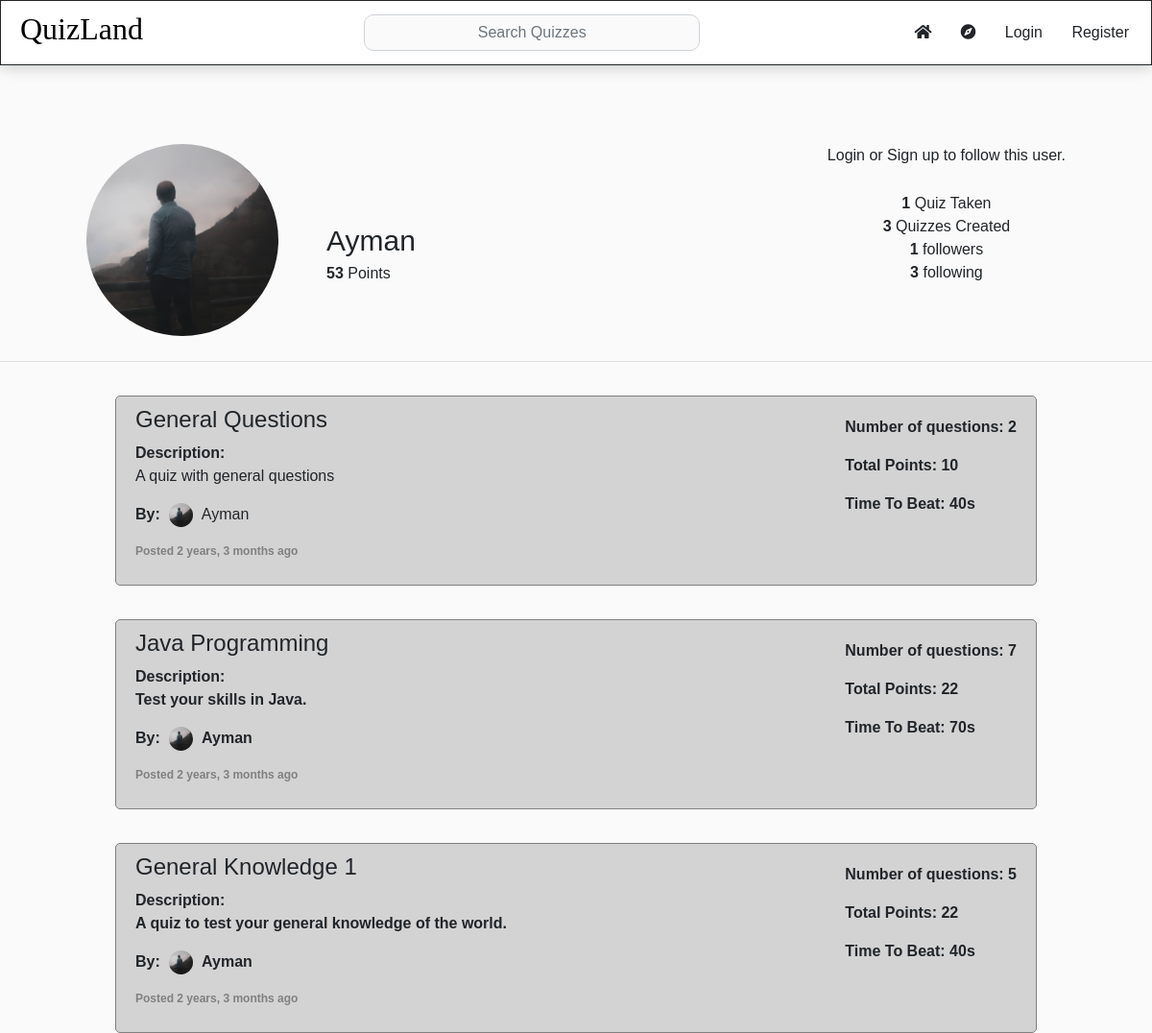
Page /profile/Ayman on the committed database.
### quiz/models.py (models this page shows, shortened)
class User(AbstractUser):
    ppic = models.ImageField(upload_to='gallery', default="gallery/default.jpg", blank=True)

class profile (models.Model):
    owner = models.ForeignKey(User, on_delete=models.CASCADE, related_name="userprofile")
    points = models.IntegerField(default=0)
    quizzes_taken = models.IntegerField(default=0)
    followers = models.ManyToManyField(User, related_name="followed_profiles", blank=True)
    following = models.ManyToManyField(User, related_name="following_profiles", blank=True)

class quiz(models.Model):
    owner = models.ForeignKey(User, on_delete=models.CASCADE, related_name="quizzes")
    name = models.CharField(max_length=100)
    description = models.TextField(blank=True)
    totalpoints = models.IntegerField(default=0)
    n_ofquestions = models.IntegerField(default=0)
    date = models.DateTimeField(default=timezone.now)
    totaltime = models.IntegerField(default=0)
    def get_date(self):
        return humanize.naturaltime(self.date)

### quiz/views.py (the view)
# urls.py: path("profile/<str:username>", views.showprofile, name="profile"),
def showprofile (request, username):
    if request.user.is_authenticated:
        thisuser = User.objects.get(username=request.user.username)
        userinfo = profile.objects.get(owner=thisuser)
    else:
        thisuser = User.objects.none()
        userinfo = profile.objects.none()
    profileuser = User.objects.get(username=username)
    profuserinfo = profile.objects.get(owner=profileuser)
    quizcount = quiz.objects.filter(owner=profileuser).count()
    userquizzes = quiz.objects.filter(owner=profileuser).order_by('-date')
    noftaken = quizzestaken.objects.filter(takenby=profileuser).count()
    followercount = profuserinfo.followers.count()
    followingcount = profuserinfo.following.count()
    if request.user in profuserinfo.followers.all():
        followed = True
    else:
        followed = False
    return render (request, 'profile.html', {
        "thisuserinfo": userinfo,
        "profuserinfo": profuserinfo,
        "thisuser": thisuser,
        "profuser": profileuser,
        "quizcount": quizcount,
        "userquizzes": userquizzes,
        "followingcount": followingcount,
        "followercount": followercount,
        "noftaken": noftaken,
        "followed": followed
    })

### quiz/templates/profile.html (shortened to what this page needs)
{% extends 'layout.html' %}
{% block body %}
<div class="prof-head">
    <div class="userside">
        <img src="{{ profuser.ppic.url }}" id="prof-img">
        <div class="nameside">
            <span id="un">{{ profuserinfo.owner.username }}</span><br>
            <span id="profpoints"> <b>{{ profuserinfo.points }}</b> Points</span><br>
        </div>
    </div>
     <div class="prof-info">
         <div class="top">
             {% if user.is_authenticated %}
                {% if user == profuserinfo.owner %}
                <button class="btn btn-primary" id="editbtn" onclick="location.href='{% url 'edit' %}'">Edit Profile</button>
                {% else %}
                {% if not followed %}
                <button class="btn btn-primary" id="followbtn" onclick="follow('{{profuserinfo.owner.username}}', '{{thisuserinfo.owner.username}}')">Follow</button>
                <button class="btn btn-primary" id="unfollowbtn" style = "display: none" onclick="unfollow('{{profuserinfo.owner.username}}', '{{thisuserinfo.owner.username}}')">Unfollow</button>
                <br>
                {%  else %}
                <button class="btn btn-primary" id="unfollowbtn" onclick="unfollow('{{profuserinfo.owner.username}}', '{{thisuserinfo.owner.username}}')">Unfollow</button>
                <button class="btn btn-primary" id="followbtn" style = "display: none" onclick="follow('{{profuserinfo.owner.username}}', '{{thisuserinfo.owner.username}}')">Follow</button>
                <br>
                {% endif %}
                {% endif %}
            {% else %}
                <p>Login or Sign up to follow this user.</p>
            {% endif %}
         </div>
         <div class="counts">
        {% if noftaken == 1 %}
            <span id="postcount"> <b>{{ noftaken }}</b> Quiz Taken</span><br>
        {% else %}
            <span id="postcount"> <b>{{ noftaken }}</b> Quizzes Taken</span><br>
        {% endif %}
        {% if quizcount == 1 %}
             <span id="postcount"> <b>{{ quizcount }}</b> Quiz Created</span><br>
        {% else %}
            <span id="postcount"> <b>{{ quizcount }}</b> Quizzes Created</span><br>
        {% endif %}
             <span id="flwcount"> <b>{{ followercount }}</b> followers</span><br>
             <span id="flwingcount"> <b>{{ followingcount }}</b> following</span><br>
         </div>
     </div>
 </div>
<hr>
 <div class="prof-body">
    {% for quiz in userquizzes %}
        <div class="quizcontainerprof" onclick="location.href='../../quiz/{{ quiz.name }}'">
            <div class="firstcol">
                <h4 class="quizname">{{quiz.name}}</h4>
                {% if quiz.description %}
                    <p class="quizdesc">
                        <b>Description:</b><br>
                        {{quiz.description}}
                    </p>
                {% endif %}
                <p class="quizby"><b>By: </b><img class="quizpic" src="{{ quiz.owner.ppic.url }}"> {{quiz.owner.username}}</p>
                <p class="quizdate"><b>Posted {{quiz.get_date}}</p>
            </div>
            <div class="seccol">
                <p class="quiznumber"><b>Number of questions: </b>{{quiz.n_ofquestions}}</p>
                <p class="quizpoints"><b>Total Points: </b>{{ quiz.totalpoints }}</p>
                {% if quiz.totaltime > 0 %}
                    <p class="quizpoints"><b>Time To Beat:  </b> {{quiz.totaltime}}s</p>
                {% endif %}
            </div>
        </div>
    {% endfor %}
 </div>
{% endblock %}

### quiz/templates/layout.html (shortened to what this page needs)
{% load static %}
<!DOCTYPE html>
<html lang="en">
    <head>
        <link rel="stylesheet" href="{% static 'homestyle.css' %}">
        <link rel="stylesheet" href="{% static 'profile.css' %}">
        <link rel="stylesheet" href="{% static 'transitions.css' %}">
        <link rel="stylesheet" href="https://stackpath.bootstrapcdn.com/bootstrap/4.3.1/css/bootstrap.min.css">
        <link rel="stylesheet" href="https://use.fontawesome.com/releases/v5.13.0/css/all.css">
    </head>
    <body>
        <div class="header" id="quizheader">
            <h2 id="quizzy"><a class = "ref" href="{% url 'home' %}">QuizLand</a></h2>
            <div class="searchdrop">
            <input autocomplete="off" class = "form-control searchbar" type="text" name = "search" id="txtSearch" onkeyup="makeAjaxRequest()"  placeholder="Search Quizzes"/>
            </div>
            <div class="headbuttons">
                <button class="btn" onclick="location.href = '/'"><i class="fa fa-home"></i></button>
                <button class="btn" onclick="location.href = `{% url 'explore' %}`"><i class="fas fa-compass"></i></button>
                {% if user.is_authenticated %}
                <button class="btn" onclick="location.href = `{% url 'followed' %}`"><i class="fas fa-user-friends"></i></button>
                <button class="btn" onclick="location.href = `{% url 'create' %}`"><i class="fas fa-plus-square"></i></button>
                <div class = "accdrop">
                    <button class="btn menubtn" id="profbutton" onclick="showprof()"><img id = "ppic" src="{{ thisuser.ppic.url }}" style="pointer-events: none;"/></button>
                        <div id="profilemenu" class = "dropmenu">
                            <button class="btn btn-outline-secondary" onclick="location.href='{% url 'profile' user.username %}'">Profile</button>
                            <button class="btn btn-outline-secondary" onclick="location.href='{% url 'create' %}'">Create a Quiz</button>
                            <button class="btn btn-outline-secondary" onclick="location.href='{% url 'edit' %}'">Settings</button>
                            <button class="btn btn-outline-secondary" onclick="location.href='{% url 'logout' %}'">Logout</button>
                        </div>
                </div>
                {% else %}
                <a href="{% url 'login' %}"><button class="btn">Login</button></a>
                <a href="{% url 'register' %}"><button class="btn">Register</button></a>
                {% endif %}
            </div>
        </div>
        <div id="content">
            {% block body %}
            {% endblock %}
        </div>
    </body>
</html>

### quiz/static/homestyle.css (style rules this page uses)
body, html { font-family: 'Gill Sans', 'Gill Sans MT', Calibri, 'Trebuchet MS', sans-serif !important; height: 100%; }
.header { position: fixed; top: 0; left: 0; right: 0; z-index: 2; display:flex; flex-direction: row; justify-content: center; align-items: center; padding: 10px; width: 100%; border-style: solid; border-width: 0.5px; background-color: white; box-shadow: 0px 2px 15px 0px rgba(0,0,0,0.2); }
.ref { text-decoration: none; color:black; }
#quizzy { font-family:cursive; padding-right: 20px; padding-left: 10px; margin-right: auto; float: left; text-align: left; }
.headbuttons { float: right; }
#content { background-color:#fafafa; min-height: 100%; width: 100%; margin: 0 auto; text-align: center; }
.searchdrop { position: relative; display: inline-block; margin-right: auto; }
#txtSearch { margin-right: auto; min-width:350px; text-align: left; background-color: #fafafa; border-radius: 10px; }
.firstcol { float: left; }
.seccol { float: right; margin-top: 10px; margin-right: 10px; }
.quizpic { height: 25px; width: 25px; border-radius: 25px; margin-right: 5px; margin-left: 5px; }
.quizdate { color: gray; font-size: 12px; }
a { text-decoration: none !important; color: darkblue; }

### quiz/static/profile.css (style rules this page uses)
.prof-head { padding-top: 150px; display: flex; flex-direction: row; justify-content: space-between; border-width: 0.1px; margin: 0 90px; border-style: none; border-color: lightgray; padding-bottom: 10px; }
#prof-img { width: 200px; height: 200px; border-radius: 200px; margin-right: 50px; object-fit: cover; float: left; }
#un { margin-right: 10px; font-size: 30px; }
#flwcount { margin-left: 20px; margin-right: 20px; }
.top { float: right; text-align: right; }
.counts { margin-top: 50px; }
.quizcontainerprof { background-color: lightgrey; margin: 35px 10%; border-radius: 5px; border: 0.5px gray solid; padding: 10px; text-align: left; padding-left: 20px; overflow: hidden }
.nameside { float: right; margin-top: 22%; text-align: left; }
img { object-fit: cover; }

### rows in the picture
User: ppic (picture)
profile: owner.username "Ayman", points "53"
quiz: name "General Questions", description "A quiz with general questions", owner.ppic (picture), owner.username "Ayman", get_date "2 years, 3 months ago", n_ofquestions "2", totalpoints "10", totaltime "40"
quiz: name "Java Programming", description "Test your skills in Java.", owner.ppic (picture), owner.username "Ayman", get_date "2 years, 3 months ago", n_ofquestions "7", totalpoints "22", totaltime "70"
quiz: name "General Knowledge 1", description "A quiz to test your general knowledge of the world.", owner.ppic (picture), owner.username "Ayman", get_date "2 years, 3 months ago", n_ofquestions "5", totalpoints "22", totaltime "40"

### other values in the picture
{{ noftaken }} "1"
{{ quizcount }} "3"
{{ followercount }} "1"
{{ followingcount }} "3"
